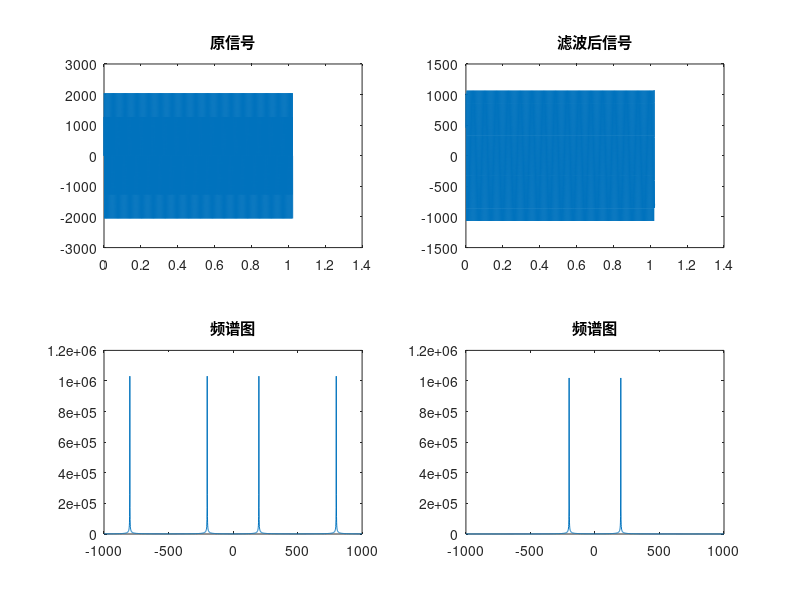

Source code (MATLAB): (Note: this script raises an error after producing the figure.)
%%
clc;
clear all;
%% 滤波
f1 = 200;
f2 = 800;
fs = 2000;
N = 2 ^ 11 ;%采样点数
T = N * 1 / fs; % 总时长 1秒
t = 0:1/fs:T-1/fs; % 时间向量

N1 = 11;%量化位数

s1 = 0.5 * sin(2*pi*f1*t);
s2 = 0.5 * sin(2*pi*f2*t);

s = s1 + s2 ;

s = round( 2 ^ N1 * s / max(s) );

for i=1:N
       if s(i) == 2048
           s(i) = 2047;
       end
end

%% 低通滤波器
N_F =15;       %滤波器阶数
W_F = 500;    %滤波器截止频率
WN_f = 0.4;%W_F / fs;
%b=fir1(N_F,W_F); 
b = fir1(N_F,WN_f,'low') ;
% figure;
% plot(20*log(abs(fftshift(fft(b))))/log(10));

re = conv(s , b, 'same');

B = 2^12 * b - 1 ;

%% 计算频谱
% 计算FFT
N = length(s); % 信号长度
Y = fft(s, N); % 计算FFT
Y = fftshift(Y); % 移动FFT的零频分量至中间
% 计算频率轴
F = fs*(-N/2:N/2-1)/N;

RE = fft(re, N); % 计算FFT
RE = fftshift(RE); % 移动FFT的零频分量至中间



%% 信号图
figure;
% 创建子图
subplot(2,2,1); % 2行1列的子图布局，当前激活第1个子图
plot(t,s);    % 绘制y2
title('原信号');

subplot(2,2,2); % 激活第2个子图
plot(t,re);    % 绘制y1
title('滤波后信号');


%% 频谱图
% 创建子图
subplot(2,2,3); % 2行1列的子图布局，当前激活第1个子图
plot(F,abs(Y));    % 绘制y1
title('频谱图');

subplot(2,2,4); % 激活第2个子图
plot(F,abs(RE));    % 绘制y2
title('频谱图');

%% 写TXT文件
data_txt=zeros(1,N);
data_txt=string(data_txt);
for i=1:N
       data_txt(i) = dec2hex(s(i));
       %data_txt{i}=dec2bin(s(i));
       %data_txt(i) = s(i) ;
end


fid=fopen('mix_Data.txt','w'); 
fprintf(fid,'%s\r\n',data_txt); 
fclose(fid);


%% COE文件
%% 创建coe文件
fild = fopen("B_xishu.coe","wt");
%写入coe文件头
fprintf(fild,"%s\n","radix=10;"); %10进制数
fprintf(fild,"%s\n","coefdata=");

B_N = N_F + 1;
for i = 1:B_N
    s0(i) = round(B(i));   %四舍五入取整数
%     s0(i) = b(i); 
        if i == B_N
            fprintf(fild,"%d",s0(i)); %数据写入
             fprintf(fild,"%s",";"); %最后一个数据使用分号
        else
            fprintf(fild,"%d",s0(i)); %数据写入
             fprintf(fild,"%s\n",","); %最后一个数据使用分号
        end

end
fclose(fild);